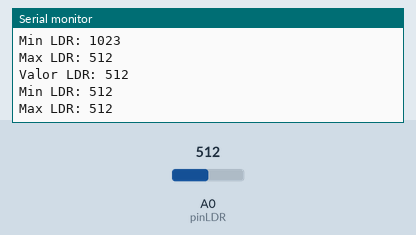
Simulated run of this sketch. Board: Arduino Uno, built with avr-gcc and run on an emulated ATmega328P. Shown: the last lines printed to the serial monitor. The inputs (shaded band) are chosen by the test bench; at power-on: A0 (pinLDR) = 512.

Above: at 1.8 s.
1.9 s: A0 (pinLDR) set to 716
At 2.5 s:
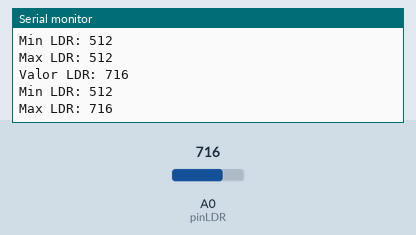
3.4 s: A0 (pinLDR) set to 900
At 4.8 s:
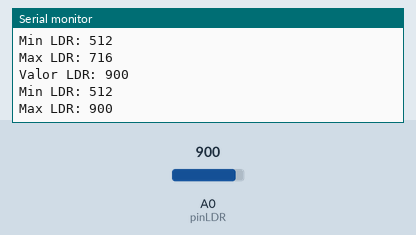
Timing chart, 0 to 6.4 s (numbered marks = the images above; inputs shaded):
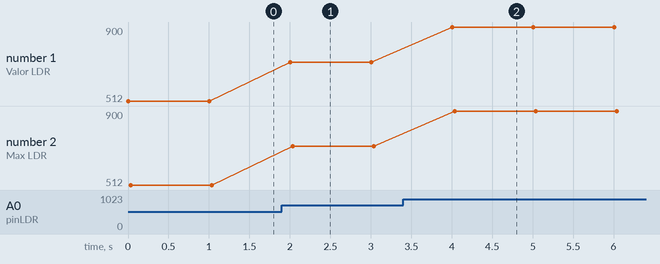

The sketch:

ej4.0.ino
```cpp
const int pinLDR = A0;

int valorLDR;       // Valor leído del LDR
int minLDR = 1023;  // Valor mínimo leído del LDR
int maxLDR = 0;     // Valor máximo leído del LDR

void setup()
{
    Serial.begin(9600);
}

void loop()
{
    valorLDR = analogRead(pinLDR);

    // Actualiza los valores mínimo y máximo
    if (valorLDR > maxLDR)
    {
        maxLDR = valorLDR;
    }
    else if (valorLDR < minLDR)
    {
        minLDR = valorLDR;
    }

    Serial.print("Valor LDR: ");
    Serial.println(valorLDR);
    Serial.print("Min LDR: ");
    Serial.println(minLDR);
    Serial.print("Max LDR: ");
    Serial.println(maxLDR);
    Serial.println();

    delay(1000);
}
```

Measured:
- after the input at 1.9 s, the serial monitor: prints a new line after 0.10 s (image 1)
- after the input at 3.4 s, the serial monitor: prints a new line after 0.60 s (image 2)
- plotted number 1: 512 → 716 after the input at 1.9 s, 716 → 900 after the input at 3.4 s
- plotted number 2: 512 → 716 after the input at 1.9 s, 716 → 900 after the input at 3.4 s
